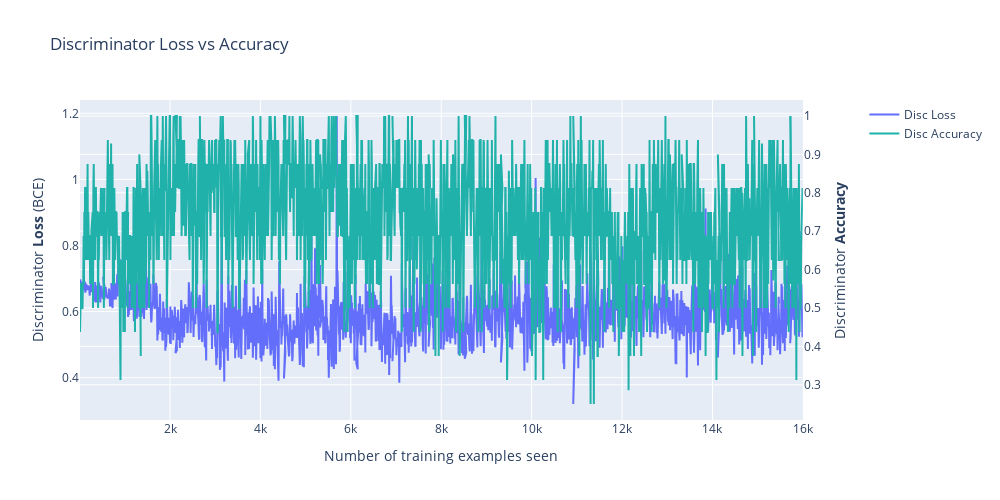

Notebook code for this chart:
### Code cell
import plotly.graph_objects as go
import plotly.subplots as sp
fig = sp.make_subplots(specs=[[{"secondary_y": True}]])
fig.add_trace(go.Scatter(x=disc_train_counter, y=disc_losses, mode='lines', name='Disc Loss'), secondary_y=False)
fig.add_trace(go.Scatter(x=disc_train_counter, y=disc_accuracies, mode='lines', name='Disc Accuracy', line_color='lightseagreen'), secondary_y=True)
fig.update_layout(
    width=1000,
    height=500,
    title="Discriminator Loss vs Accuracy")
fig.update_xaxes(title_text="Number of training examples seen")
fig.update_yaxes(title_text="Discriminator <b>Loss</b> (BCE)", secondary_y=False)
fig.update_yaxes(title_text="Discriminator <b>Accuracy</b>", secondary_y=True)
fig.show()
fig.write_image(output_path+"/Discriminator_loss_accuracy.pdf")

import seaborn as sns
import matplotlib.pyplot as plt
import pandas as pd

data = {
    'Number of training examples seen': disc_train_counter,
    'Disc Loss': disc_losses,
    'Disc Accuracy': disc_accuracies
}

df = pd.DataFrame(data)
fig, ax1 = plt.subplots(figsize=(10, 5))
sns.lineplot(data=df, x='Number of training examples seen', y='Disc Loss', ax=ax1, label='Disc Loss')
ax1.set_xlabel('Number of training examples seen')
ax1.set_ylabel('Discriminator Loss (BCE)', color='tab:blue')
ax2 = ax1.twinx()
sns.lineplot(data=df, x='Number of training examples seen', y='Disc Accuracy', ax=ax2, color='lightseagreen', label='Disc Accuracy')
ax2.set_ylabel('Discriminator Accuracy', color='lightseagreen')
fig.suptitle("Discriminator Loss vs Accuracy")


plt.savefig(output_path+"/Discriminator_loss_accuracy.eps", format='eps', bbox_inches='tight')
plt.savefig(output_path+"/Discriminator_loss_accuracy.png", format='png', bbox_inches='tight',dpi=300)
plt.show()

### Figure 1 — Plotly figure (JSON) as saved in the notebook; plotly's stock layout.template omitted (floating-point values rounded to 4 significant figures; data arrays with more than 128 entries replaced by an {"elided": "..."} marker saying what was removed)
{"data": [{"mode": "lines", "name": "Disc Loss", "type": "scatter", "x": {"elided": "2000 int values"}, "xaxis": "x", "y": {"elided": "2000 float values"}, "yaxis": "y"}, {"line": {"color": "lightseagreen"}, "mode": "lines", "name": "Disc Accuracy", "type": "scatter", "x": {"elided": "2000 int values"}, "xaxis": "x", "y": {"elided": "2000 float values"}, "yaxis": "y2"}], "layout": {"height": 500, "title": {"text": "Discriminator Loss vs Accuracy"}, "width": 1000, "xaxis": {"anchor": "y", "domain": [0, 0.94], "title": {"text": "Number of training examples seen"}}, "yaxis": {"anchor": "x", "domain": [0, 1], "title": {"text": "Discriminator <b>Loss</b> (BCE)"}}, "yaxis2": {"anchor": "x", "overlaying": "y", "side": "right", "title": {"text": "Discriminator <b>Accuracy</b>"}}}}
